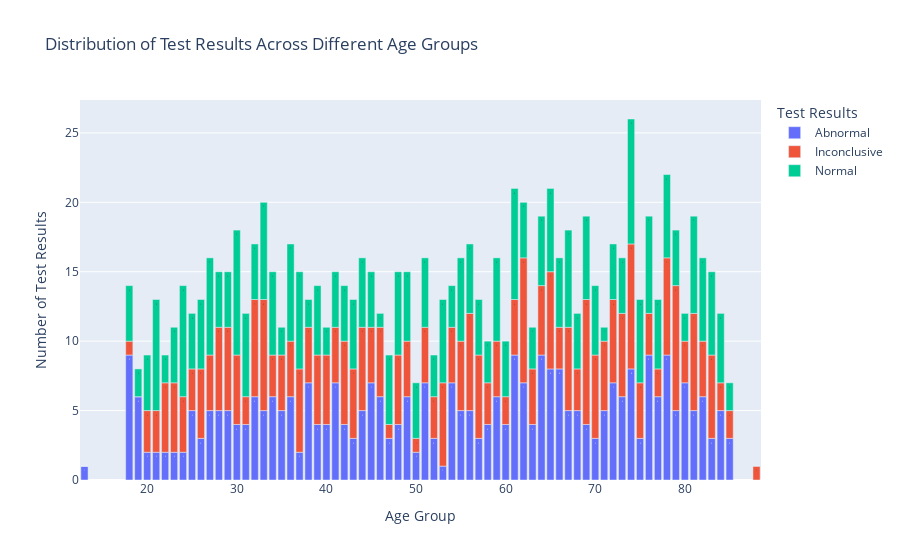

The notebook cell this image was saved under:
### Code cell
#What is the distribution of test results across different age groups?

# Define connection parameters
conn_params = {
    'dbname': 'healthcare',
    'user': 'postgres',
    'password': 'Ab123456',
    'host': 'bootcamp.postgres.database.azure.com',
    'port': '5432'
}

# URL encoding the password if it contains special characters
password = conn_params['password'].replace('@', '%40')
engine = create_engine(f'postgresql+psycopg2://{conn_params["user"]}:{password}@{conn_params["host"]}:{conn_params["port"]}/{conn_params["dbname"]}')

# Read data from the database into a DataFrame
query = """
SELECT pt."Age", tr."Test_Results"
FROM "Test_Results_Table" tr
JOIN "Admission_Table" at ON tr."AdmissionID" = at."AdmissionID"
JOIN "Patient_Table" pt ON at."PatientID" = pt."PatientID";
"""

df4 = pd.read_sql(query, engine)

# Group by 'Age' and 'Test Results', then count occurrences
age_test_distribution = df4.groupby(['Age', 'Test_Results']).size().reset_index(name='Count')

# Create a pivot table for stacked bar chart
pivot_table = age_test_distribution.pivot(index='Age', columns='Test_Results', values='Count').fillna(0)

# Reset index to use 'Age' as a column
pivot_table.reset_index(inplace=True)

# Melt the pivot table for Plotly compatibility
melted_df = pivot_table.melt(id_vars='Age', var_name='Test Results', value_name='Count')

# Create the interactive stacked bar chart
fig = px.bar(melted_df, x='Age', y='Count', color='Test Results', 
             title='Distribution of Test Results Across Different Age Groups',
             labels={'Count': 'Number of Test Results', 'Age': 'Age Group'},
             text='Count')

# Show the plot
fig.show()

### Figure 1 — Plotly figure (JSON) as saved in the notebook; plotly's stock layout.template omitted (floating-point values rounded to 4 significant figures)
{"data": [{"alignmentgroup": "True", "hovertemplate": "Test Results=Abnormal<br>Age Group=%{x}<br>Number of Test Results=%{text}<extra></extra>", "legendgroup": "Abnormal", "marker": {"color": "#636efa", "pattern": {"shape": ""}}, "name": "Abnormal", "offsetgroup": "Abnormal", "orientation": "v", "showlegend": true, "text": [1, 9, 6, 2, 2, 2, 2, 2, 5, 3, 5, 5, 5, 4, 4, 6, 5, 6, 5, 6, 2, 7, 4, 4, 7, 4, 3, 5, 7, 6, 3, 4, 6, 2, 7, 3, 1, 7, 5, 5, 3, 4, 6, 4, 9, 7, 4, 9, 8, 8, 5, 5, 4, 3, 5, 7, 6, 8, 3, 9, 6, 9, 5, 7, 5, 6, 3, 5, 3, 0], "textposition": "auto", "type": "bar", "x": [13, 18, 19, 20, 21, 22, 23, 24, 25, 26, 27, 28, 29, 30, 31, 32, 33, 34, 35, 36, 37, 38, 39, 40, 41, 42, 43, 44, 45, 46, 47, 48, 49, 50, 51, 52, 53, 54, 55, 56, 57, 58, 59, 60, 61, 62, 63, 64, 65, 66, 67, 68, 69, 70, 71, 72, 73, 74, 75, 76, 77, 78, 79, 80, 81, 82, 83, 84, 85, 88], "xaxis": "x", "y": [1, 9, 6, 2, 2, 2, 2, 2, 5, 3, 5, 5, 5, 4, 4, 6, 5, 6, 5, 6, 2, 7, 4, 4, 7, 4, 3, 5, 7, 6, 3, 4, 6, 2, 7, 3, 1, 7, 5, 5, 3, 4, 6, 4, 9, 7, 4, 9, 8, 8, 5, 5, 4, 3, 5, 7, 6, 8, 3, 9, 6, 9, 5, 7, 5, 6, 3, 5, 3, 0], "yaxis": "y"}, {"alignmentgroup": "True", "hovertemplate": "Test Results=Inconclusive<br>Age Group=%{x}<br>Number of Test Results=%{text}<extra></extra>", "legendgroup": "Inconclusive", "marker": {"color": "#EF553B", "pattern": {"shape": ""}}, "name": "Inconclusive", "offsetgroup": "Inconclusive", "orientation": "v", "showlegend": true, "text": [0, 1, 0, 3, 3, 5, 5, 4, 3, 5, 4, 6, 6, 5, 2, 7, 8, 3, 4, 4, 6, 4, 5, 5, 4, 6, 5, 6, 4, 5, 1, 5, 4, 1, 4, 3, 6, 4, 5, 7, 6, 3, 4, 2, 4, 9, 4, 5, 7, 3, 6, 3, 9, 6, 5, 6, 6, 9, 4, 3, 2, 7, 9, 3, 7, 4, 6, 2, 2, 1], "textposition": "auto", "type": "bar", "x": [13, 18, 19, 20, 21, 22, 23, 24, 25, 26, 27, 28, 29, 30, 31, 32, 33, 34, 35, 36, 37, 38, 39, 40, 41, 42, 43, 44, 45, 46, 47, 48, 49, 50, 51, 52, 53, 54, 55, 56, 57, 58, 59, 60, 61, 62, 63, 64, 65, 66, 67, 68, 69, 70, 71, 72, 73, 74, 75, 76, 77, 78, 79, 80, 81, 82, 83, 84, 85, 88], "xaxis": "x", "y": [0, 1, 0, 3, 3, 5, 5, 4, 3, 5, 4, 6, 6, 5, 2, 7, 8, 3, 4, 4, 6, 4, 5, 5, 4, 6, 5, 6, 4, 5, 1, 5, 4, 1, 4, 3, 6, 4, 5, 7, 6, 3, 4, 2, 4, 9, 4, 5, 7, 3, 6, 3, 9, 6, 5, 6, 6, 9, 4, 3, 2, 7, 9, 3, 7, 4, 6, 2, 2, 1], "yaxis": "y"}, {"alignmentgroup": "True", "hovertemplate": "Test Results=Normal<br>Age Group=%{x}<br>Number of Test Results=%{text}<extra></extra>", "legendgroup": "Normal", "marker": {"color": "#00cc96", "pattern": {"shape": ""}}, "name": "Normal", "offsetgroup": "Normal", "orientation": "v", "showlegend": true, "text": [0, 4, 2, 4, 8, 2, 4, 8, 4, 5, 7, 4, 4, 9, 6, 4, 7, 6, 2, 7, 7, 2, 5, 2, 4, 4, 5, 5, 4, 1, 5, 6, 5, 4, 5, 3, 6, 3, 6, 5, 4, 3, 6, 4, 8, 4, 3, 5, 6, 5, 7, 4, 6, 5, 1, 4, 4, 9, 6, 7, 5, 6, 4, 2, 7, 6, 6, 5, 2, 0], "textposition": "auto", "type": "bar", "x": [13, 18, 19, 20, 21, 22, 23, 24, 25, 26, 27, 28, 29, 30, 31, 32, 33, 34, 35, 36, 37, 38, 39, 40, 41, 42, 43, 44, 45, 46, 47, 48, 49, 50, 51, 52, 53, 54, 55, 56, 57, 58, 59, 60, 61, 62, 63, 64, 65, 66, 67, 68, 69, 70, 71, 72, 73, 74, 75, 76, 77, 78, 79, 80, 81, 82, 83, 84, 85, 88], "xaxis": "x", "y": [0, 4, 2, 4, 8, 2, 4, 8, 4, 5, 7, 4, 4, 9, 6, 4, 7, 6, 2, 7, 7, 2, 5, 2, 4, 4, 5, 5, 4, 1, 5, 6, 5, 4, 5, 3, 6, 3, 6, 5, 4, 3, 6, 4, 8, 4, 3, 5, 6, 5, 7, 4, 6, 5, 1, 4, 4, 9, 6, 7, 5, 6, 4, 2, 7, 6, 6, 5, 2, 0], "yaxis": "y"}], "layout": {"autosize": true, "barmode": "relative", "legend": {"title": {"text": "Test Results"}, "tracegroupgap": 0}, "title": {"text": "Distribution of Test Results Across Different Age Groups"}, "xaxis": {"anchor": "y", "autorange": true, "domain": [0, 1], "range": [12.5, 88.5], "title": {"text": "Age Group"}, "type": "linear"}, "yaxis": {"anchor": "x", "autorange": true, "domain": [0, 1], "range": [0, 27.37], "title": {"text": "Number of Test Results"}, "type": "linear"}}}
